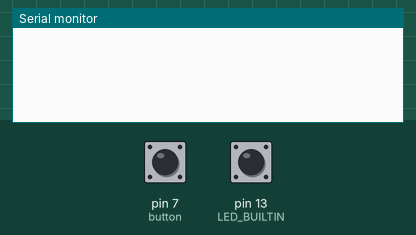
Simulated run of this sketch. Board: Arduino Uno, built with avr-gcc and run on an emulated ATmega328P. Parts: the last lines printed to the serial monitor. Wiring (inferred from the names in the program): 24Cxx EEPROM at I2C address 0x50. Inputs (shaded band) come from the test bench; at power-on: pin 7 (button) HIGH, pin 13 (LED_BUILTIN) HIGH. EEPROM starts erased.

Above: at 1.2 s.
1.3 s: pin 7 (button) pulled LOW for 0.15 s
At 2.5 s:
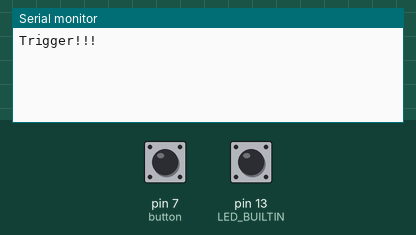
At 4.1 s:
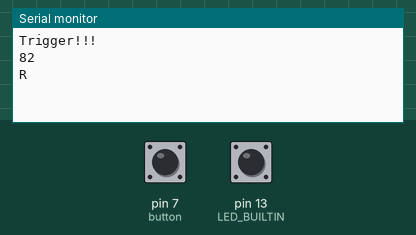

Measured:
- after the input at 1.3 s, the serial monitor: prints a new line after 0.26 s (image 1)

The sketch:

AT24C32.ino
```cpp
/*
 * Wire库I2C基本读写程序
 * AT24C32读写操作
 * /* 描述：AT24C32写入一个字节函数
 * 参数：date_wr:    要写入的值
 *      WriteAddr:  要写入的地址
 * 返回值：通信成功：0
 *        通信失败：1->数据溢出   2->发送addtess时从机接受到NACK
 *                3->发送数据时接受到NACK  4->其他错误
 */


#include <Wire.h>                           // 使用Wire库，需要包含头文件

#define button 7
#define I2C_ADDR 0x50   // AT24Cxx的IIC器件地址0x50,这个地址可以通过I2C扫描程序搜索到。

word wordAddress = 0x1000;

bool buttonState = true;

uint8_t AT24Cxx_write(char data_wr, word WriteAddr)
{
    /* 1. 开始一次传输，设置I2C器件地址 */
  Wire.beginTransmission(I2C_ADDR);
    /* 2. 需要先写入高位的地址位 */
  Wire.write(highByte(WriteAddr));
   /* 3. 写入低位的地址位 */
  Wire.write(lowByte(WriteAddr));
  /* 4. 需要写入的值 */
  Wire.write(byte(data_wr));
  /* 5. 完成一次I2C通信，默认发送一个停止位 */
  return Wire.endTransmission();
}
 uint8_t AT24Cxx_read(char *data_wr, word ReadAddr)
{
  uint8_t ret = 0;
 /* 1. 开始一次传输，设置I2C器件地址 */
  Wire.beginTransmission(I2C_ADDR);
    /* 2. 需要先写入高位的地址位 */
  Wire.write(highByte(ReadAddr));
   /* 3. 写入低位的地址位 */
  Wire.write(lowByte(ReadAddr));
 /* 4. 完成一次I2C通信，发送一个开始位(即重发码) */
   ret = Wire.endTransmission();
   /* 5. 开始一次读取，设置I2C器件地址，读取AT24Cxx一个字节 */
   Wire.requestFrom(I2C_ADDR, 1);
    /* 5. 读出AT24CXX指定地址的值，并将值转化为char后赋值给指针 */
    *data_wr= char(Wire.read()); // receive a byte as character
    delay(10);
  return ret;
}
void writeData(word addr, byte data)
{
  Wire.beginTransmission(I2C_ADDR);
  Wire.write((int)(addr >> 8));
  Wire.write((int)(addr & 0xFF));
  Wire.write(data);
  Wire.endTransmission();
  delay(10);
}

byte readData(word addr)
{
  byte result;
  Wire.beginTransmission(I2C_ADDR);
  // set the pointer position
  Wire.write((int)(addr >> 8));
  Wire.write((int)(addr & 0xFF));
  Wire.endTransmission();
  Wire.requestFrom(I2C_ADDR,1); // get the byte of data
  if (Wire.available() > 0)

  result = Wire.read();
  return result;
}
void setup(){
  Wire.begin();
  /* 初始化串口波特率为115200 */
  Serial.begin(115200);
  digitalWrite(LED_BUILTIN, LOW);//板子led，作为观察数据发射状态
  pinMode(button,INPUT);
  digitalWrite(button,HIGH);
  delay(10);
}
void loop(){
 buttonState = digitalRead(button);
    if(buttonState == LOW){
      delay(250);
          if(buttonState == LOW){
            char str0 = 'R';
//      uint8_t Write = AT24Cxx_write(str0, wordAddress);
    writeData(wordAddress, byte(str0));
       Serial.println("Trigger!!!");
//       Serial.println(Write);
       digitalWrite(LED_BUILTIN, !digitalRead(LED_BUILTIN));
       delay(2000);
       byte buf= readData(wordAddress);
        Serial.println(buf);
       Serial.println(char(buf));
  //    char*str2;
 //    uint8_t Read = AT24Cxx_read(str2,wordAddress);
 //     Serial.println(*str2);Serial.println(Read);
    }
    }
}
```
